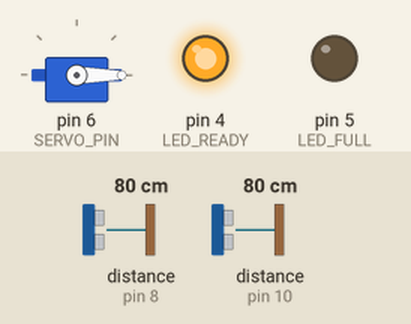
This sketch was run on a simulated Arduino Uno, built with avr-gcc and run on an emulated ATmega328P. On the bench: servo, output pins drawn as LEDs (lit = HIGH). Wiring (inferred from the names in the program): 2 × ultrasonic range finder: trigger pin 7, echo pin 8 / trigger pin 9, echo pin 10. Inputs (shaded band) come from the test bench; at power-on: distance to the obstacle (sensors on pin 8, pin 10) 80 cm. The echo pulse lasts 58.3 µs per cm; pins used as bus, display or sensor lines are not drawn.

Above: at 1.2 s.
1.3 s: distance to the obstacle (sensor on pin 8) set to 12 cm
3.0 s: distance to the obstacle (sensor on pin 8) set to 9 cm
At 4.4 s:
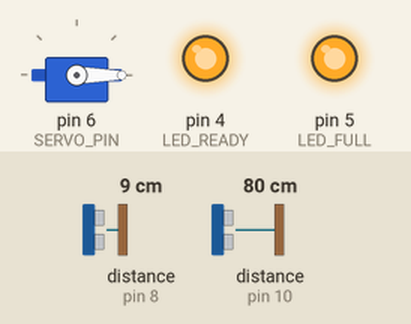
4.7 s: distance to the obstacle (sensor on pin 10) set to 23 cm
6.2 s: distance to the obstacle (sensor on pin 10) set to 19 cm
At 6.9 s:
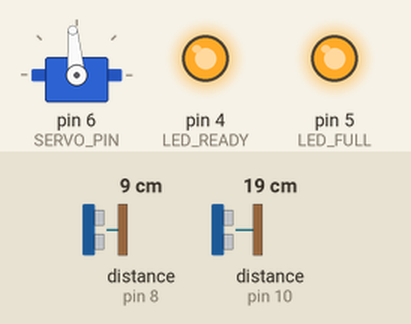
7.9 s: distance to the obstacle (sensor on pin 10) set to 103 cm
10.9 s: distance to the obstacle (sensor on pin 10) set to 109 cm
Timing chart, 0 to 13.6 s (numbered marks = the images above; inputs shaded):
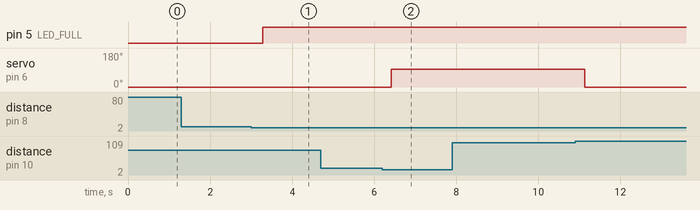

The sketch:

smart_sketch.ino
```cpp
// Smart dustbin - compiles, not yet tested on hardware
#include <Servo.h>

const int HAND_TRIG = 9, HAND_ECHO = 10;
const int FULL_TRIG = 7, FULL_ECHO = 8;
const int SERVO_PIN = 6, LED_READY = 4, LED_FULL = 5;

const int OPEN_CM   = 20;     // open when a hand is closer than this
const int CLOSE_CM  = 30;     // keep open until farther than this
const bool USE_FULL_SENSOR = true; // set false if the second sensor is omitted
const int FULL_CM   = 10;     // bin counted full if waste is closer than this
const unsigned long HOLD_MS = 3000;

const int ANGLE_CLOSED = 0;
const int ANGLE_OPEN   = 95;  // tune for your lid

Servo lid;
bool isOpen = false;
unsigned long lastSeen = 0;

long readCm(int trig, int echo) {
  digitalWrite(trig, LOW);  delayMicroseconds(2);
  digitalWrite(trig, HIGH); delayMicroseconds(10);
  digitalWrite(trig, LOW);
  unsigned long us = pulseIn(echo, HIGH, 25000UL);
  delay(60);                     // prevent old echoes reaching the next ping
  if (us == 0 || us > 23200UL) return 401; // no usable echo
  return us / 58;
}

// median of 3
long median3(int trig, int echo) {
  long a = readCm(trig, echo), b = readCm(trig, echo), c = readCm(trig, echo);
  if ((a >= b && a <= c) || (a <= b && a >= c)) return a;
  if ((b >= a && b <= c) || (b <= a && b >= c)) return b;
  return c;
}

void setup() {
  pinMode(HAND_TRIG, OUTPUT); pinMode(HAND_ECHO, INPUT);
  pinMode(FULL_TRIG, OUTPUT); pinMode(FULL_ECHO, INPUT);
  pinMode(LED_READY, OUTPUT); pinMode(LED_FULL, OUTPUT);
  lid.attach(SERVO_PIN);
  lid.write(ANGLE_CLOSED);
  digitalWrite(LED_READY, HIGH);
}

void loop() {
  long hand = median3(HAND_TRIG, HAND_ECHO);

  if (!isOpen && hand < OPEN_CM) {
    lid.write(ANGLE_OPEN);
    isOpen = true;
    lastSeen = millis();
  }
  if (isOpen) {
    if (hand < CLOSE_CM) lastSeen = millis();       // someone still near
    if (millis() - lastSeen > HOLD_MS) {
      lid.write(ANGLE_CLOSED);
      isOpen = false;
      delay(600);                                    // let the lid settle
    }
  }

  // Fullness check only when the lid is closed
  if (USE_FULL_SENSOR && !isOpen) {
    long waste = median3(FULL_TRIG, FULL_ECHO);
    digitalWrite(LED_FULL, waste < FULL_CM ? HIGH : LOW);
  }
  delay(100);
}
```

Measured:
- the behaviour switches between 11 and 10 cm on distance to the obstacle (sensor on pin 8) (found by bisection; images 0 and 1)
- the behaviour switches between 21 and 20 cm on distance to the obstacle (sensor on pin 10) (found by bisection; images 1 and 2)
- after the input at 1.3 s, every drawn part: stays the same
- after the input at 3.0 s, pin 5 (LED_FULL): LOW → HIGH after 0.29 s
- after the input at 4.7 s, every drawn part: stays the same
- after the input at 6.2 s, servo on pin 6 (SERVO_PIN): 0° → 95° after 0.21 s
- after the input at 7.9 s, every drawn part: stays the same
